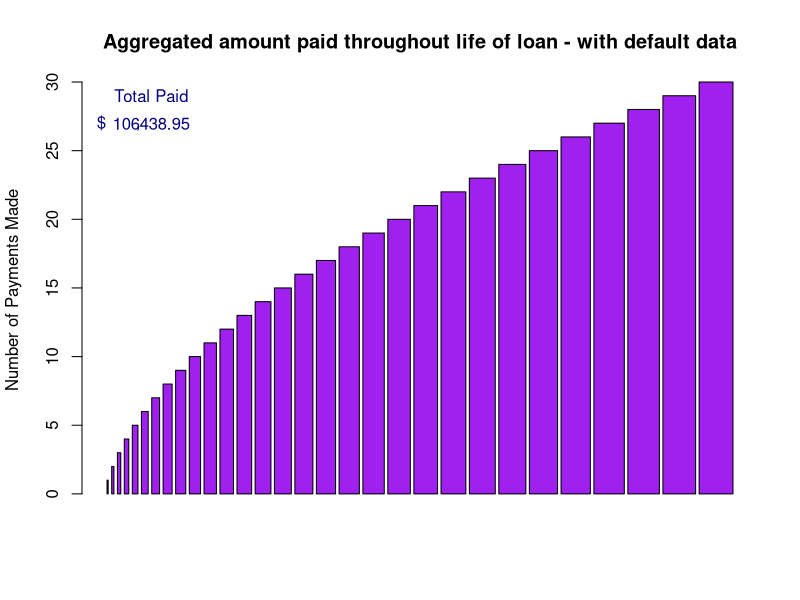

Source code (R):
## ---- chunk 1
  Q = 3547.97
  R = 3547.82
  Payments <- as.vector(rep(29,0))
  for (i in 1:29){
    Payments[i] <- Q*i
  }

Payments[30] <- (Q*29)+R

PmtNum <- (1:30)
LoanApp <- as.data.frame(cbind(PmtNum,Payments))
names(LoanApp) <- c("Payment", "TotalPaid")

barplot(LoanApp$Payment, LoanApp$TotalPaid, col = "purple")
title(main="Aggregated amount paid throughout life of loan - with default data", ylab = "Number of Payments Made")
text(150000,29, col="navy",lwd = 6, labels="Total Paid")
text(150000,27, col="navy",lwd = 6, labels="$      ,             ")
text(150000,27, col="navy",lwd = 6, labels=Payments[30])
  
